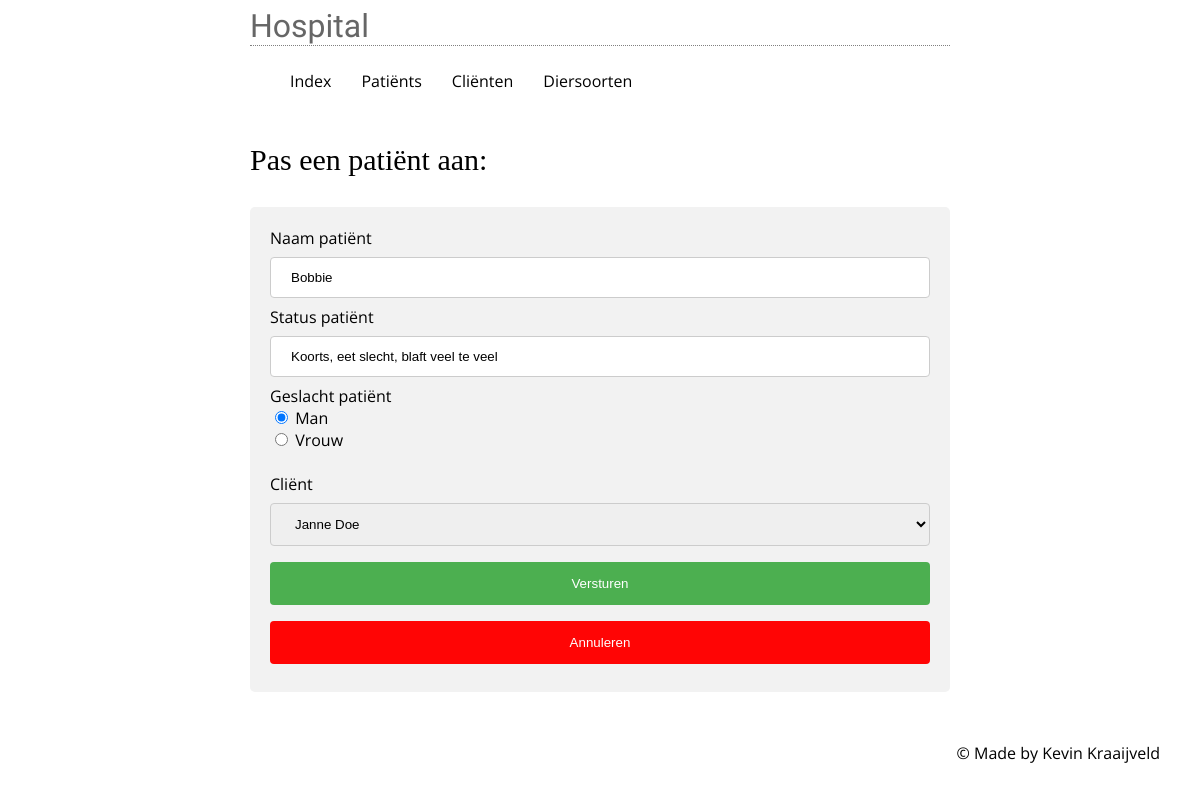
Page /patient/changePatient/1 on the committed database.
### tables this page shows
CREATE TABLE IF NOT EXISTS `patients` (
  `patient_id` int(11) NOT NULL,
  `patient_name` varchar(50) DEFAULT NULL,
  `patient_gender` varchar(5) DEFAULT NULL,
  `species_id` int(11) NOT NULL,
  `client_id` int(11) NOT NULL,
  `patient_status` text
);

### core/core.php (called while the page is built, shortened)
<?php
function render($filename, $data = null)
{
	require(ROOT . 'view/templates/header.php');
	require(ROOT . 'view/' . $filename . '.php');
	require(ROOT . 'view/templates/footer.php');
}

### controller/PatientController.php (called while the page is built, shortened)
<?php
require(ROOT . "model/PatientModel.php");
require(ROOT . "model/ClientModel.php");
function changePatient($id){
		$patient = getPatientsById($id);
	render("hospital/patients/change",
	array(
		'species' => getAllSpecies() ,
		'clients' => getAllClients(),
		'patient' => $patient
	)
		);
}

### public/index.php (called while the page is built, shortened)
<?php
require(ROOT . "core/core.php");
route();

### model/PatientModel.php (called while the page is built, shortened)
<?php
function getPatientsById($id){
	$db = openDatabaseConnection();
	$sql = "SELECT * FROM `patients`
					INNER JOIN clients on patients.client_id = clients.client_id
					INNER JOIN species on patients.species_id = species.species_id where patient_id = :id ";
	$query = $db->prepare($sql);
	$query->bindParam(":id", $id);
	$query->execute();
	return $query->fetchAll();
}

### model/ClientModel.php (called while the page is built, shortened)
<?php
function getAllClients(){
	$db = openDatabaseConnection();
	$sql = "SELECT * FROM clients";
	$query = $db->prepare($sql);
	$query->execute();
	return $query->fetchAll();
}

### view/hospital/patients/change.php (the view, shortened to what this page needs)
<?php
$data = $patient[0];
?>
<h3>Pas een patiënt aan:</h3>
<div>
  <form action="<?=URL?>patient/saveChange" method="post" autocomplete="off">
    <label for="fname">Naam patiënt</label>
    <input type="text" id="patient_name" name="patient_name" minlength="2" maxlength="10" value="<?echo $data['patient_name'];?>" required>
    <label for="fname">Status patiënt</label>
    <input type="text" id="patient_status" name="patient_status" minlength="2" maxlength="50" value="<?echo $data['patient_status'];?>" required>
    <label for="fname">Geslacht patiënt</label>
    <br>
    <?php
      if($data['patient_gender']=='Man'){
          echo '<label><input type="radio" name="patient_gender" checked  value="Man"> Man<br></label><br>';
      }
      else echo '<label><input type="radio" name="patient_gender"   value="Man"> Man<br></label><br>';
      if($data['patient_gender']=='Vrouw'){
            echo '<label><input type="radio" name="patient_gender" checked  value="Vrouw"> Vrouw<br></label>';
        }
        else echo '<label><input type="radio" name="patient_gender"   value="Vrouw"> Vrouw<br></label>';
     ?>
     <br><br>
     <label for="fname">Cliënt</label>
     <select name="client_id" required>
       <?php foreach ($clients as $client) { ?>
             <option name="client_id" value="<?= $client['client_id']?>">
               <?= $client['client_firstname'] . " " . $client['client_lastname']?>
             </option>
       <?php } ?>
     </select>
    <input type="submit" value="Versturen">
    <input type="button" name="cancel" value="Annuleren" onClick="window.location='<?=URL?>patient/patients';" />
  </form>
</div>

### public/css/style.css (style rules this page uses)
body { margin: 0 auto; width: 50%; font-family: Open Sans, Verdana, sans-serif; font-size: 12pt; margin : 0 auto; width : 700px; }
h3 { font-weight: normal; font-size: 30px; font-family: Comic Sans MS; }
form label { display: inline-block; width: 150px; }
input[type=text], select { width: 100%; padding: 12px 20px; margin: 8px 0; display: inline-block; border: 1px solid #ccc; border-radius: 4px; box-sizing: border-box; }
input[type=number], select { width: 100%; padding: 12px 20px; margin: 8px 0; display: inline-block; border: 1px solid #ccc; border-radius: 4px; box-sizing: border-box; }
input[type=email], select { width: 100%; padding: 12px 20px; margin: 8px 0; display: inline-block; border: 1px solid #ccc; border-radius: 4px; box-sizing: border-box; }
input[type=submit] { width: 100%; background-color: #4CAF50; color: white; padding: 14px 20px; margin-top: 18px; margin: 8px 0; border: none; border-radius: 4px; cursor: pointer; }
input[type=button] { width: 100%; background-color: #ff0505; color: white; padding: 14px 20px; margin: 8px 0; border: none; border-radius: 4px; cursor: pointer; }
div { border-radius: 5px; background-color: #f2f2f2; padding: 20px; }
label { display : inline-block; width : 100px; }

### rows in the picture
patients: patient_name "Bobbie", patient_status "Koorts, eet slecht, blaft veel te veel"

### other values in the picture
form field client_id "Janne Doe"
